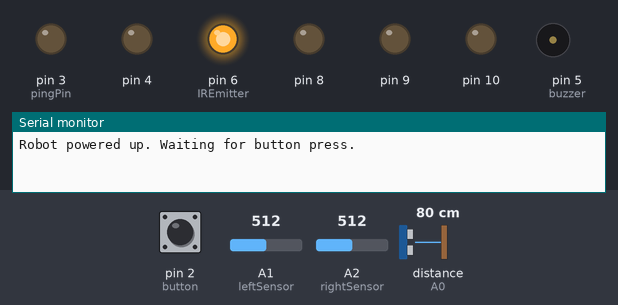
This sketch was run on a simulated Arduino Uno, built with avr-gcc and run on an emulated ATmega328P. On the bench: output pins drawn as LEDs (lit = HIGH), buzzer (waves = sounding), the last lines printed to the serial monitor. The test bench sets the inputs (shaded band); at power-on: pin 2 (button) HIGH, A1 (leftSensor) = 512, A2 (rightSensor) = 512, distance to the obstacle (sensor on A0) 80 cm. The echo pulse lasts 58.3 µs per cm; random numbers use the default seed unless the sketch sets one.

Above: at 1.2 s.
1.3 s: pin 2 (button) pulled LOW for 0.15 s
At 7.2 s:
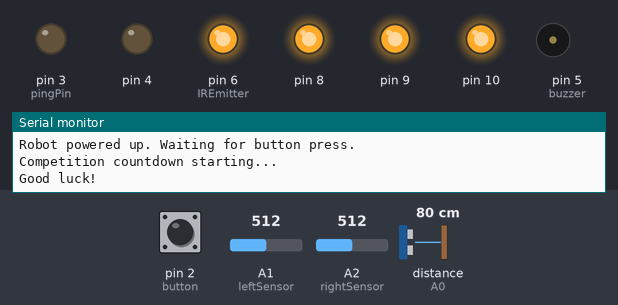
7.4 s: pin 2 (button) pulled LOW for 3.2 s
At 12.8 s:
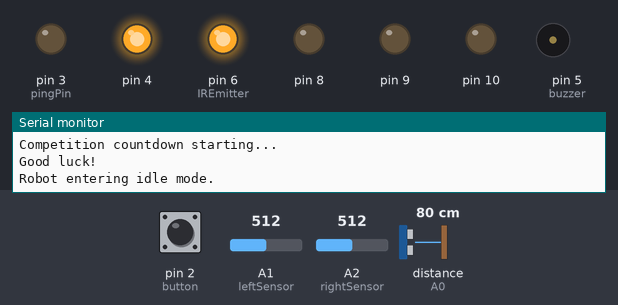
13.6 s: pin 2 (button) pulled LOW for 1 s
At 18.89 s:
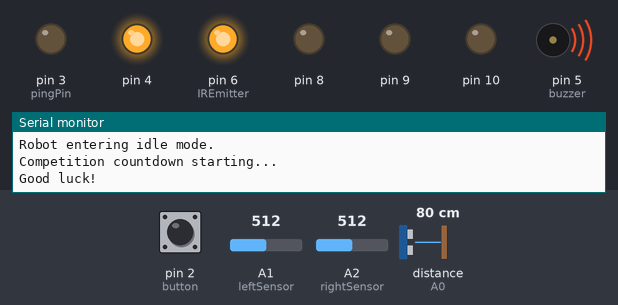
Timing chart, 0 to 21.2 s (numbered marks = the images above; inputs shaded):
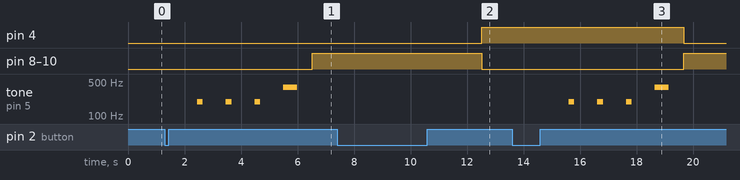

The sketch:

CompetitiveSumoRobot.ino
```cpp
/********************************************************************
  An Introduction to Robot Programming
  Author - Eric Ryan Harrison <me@ericharrison.info>
  http://github.com/SumoRobotLeague/MRK-1/

  Lesson 8, Bot: Competitive Sumo Robot

  This is the culmination of the Introduction to Robot Programming.
  This robot is a well-designed baseline that meets all Sumo Robot
  Competition guidelines and should provide a good platform for you
  to continue your journey of building autonomous competitive robots.

  Thank you for reading the book and joining this community of robot
  enthusiasts.
  ********************************************************************/

#include "Motor.h"
#include "Pitches.h"

/************************/
/** PIN CONFIGURATIONS **/
/************************/
// LED pin
#define led 7

// IR Sensor pins
#define leftSensor  A1
#define rightSensor A2
#define IREmitter   6

// Hardware pins
#define button 2
#define buzzer 5

// Ultrasonic sensor pins
#define echoPin A0
#define pingPin 3

// Motor pins
#define rightMotorSpeed     10
#define rightMotorDirection 8
#define leftMotorSpeed      9
#define leftMotorDirection  4

/*************************************************/
/** Global Variables and Configuration Settings **/
/*************************************************/
// Competition configuration settings
#define abortThreshold 900
#define searchTime     2000
#define attackDistance 12

// competition configuration variables
int turnDirection      = 1; // 1 = left, 2 = right
unsigned long turnTime = 0; // holds the return from millis()

// Create our motor object
Motor motor;

// State variables
int buttonState = 1; // 1 = up, 0 = pressed
int state       = 1; // 1 = idle, 2 = competing

void setup() {
	Serial.begin(9600);

	// pin setup
	pinMode(button, INPUT_PULLUP);
	pinMode(buzzer, OUTPUT);

	// IR sensors
	pinMode(leftSensor,  INPUT);
	pinMode(rightSensor, INPUT);
	pinMode(IREmitter,   OUTPUT);

	// Turn on our IR Emitter
	digitalWrite(IREmitter, HIGH);

	// ultrasonic sensors
	pinMode(pingPin, OUTPUT);
	pinMode(echoPin, INPUT);

	// Motor setup
	motor.setupRight(rightMotorSpeed, rightMotorDirection);
	motor.setupLeft(leftMotorSpeed, leftMotorDirection);

	Serial.println("Robot powered up. Waiting for button press.");
}

void loop() {
	if ( buttonState == 1 && digitalRead(button) == 0 ) {
		buttonState = 0;
	}
	if ( buttonState == 0 && digitalRead(button) == 1 ) {
		buttonState = 1;

		if ( state == 1 ) {
			// we were in idle mode, so let's begin our
			// competition countdown
			Serial.println("Competition countdown starting...");
			Serial.println("Good luck!");
			begin_countdown();
		} else {
			state = 1;
			motor.left(0);
			motor.right(0);
			Serial.println("Robot entering idle mode.");
		}
	}

	// if the countdown has ended, we're now in competition mode
	if ( state == 2 ) {
		compete();
	}
}

/***************************************************/
/** Competition State Functions                   **/
/** These functions control the operational state **/
/** of our robot while it's in state 2.           **/
/***************************************************/

// This function is the primary competition control
// function and controls the operational flow and state
// of the robot in competition mode (state 2).
void compete() {
	// read our sensor values to determine what we
	// need our robot to do.
	int distance = msToCm( ping() );
	int leftIR   = analogRead(leftSensor);
	int rightIR  = analogRead(rightSensor);

	if ( leftIR < abortThreshold || rightIR < abortThreshold ) {
		// if we have detected a ring border, abort!
		abort();
	} else if ( distance < attackDistance ) {
		// We have detected an enemy. Attack!
		attack();
	} else {
		// We don't see an enemy, search until we find one.
		search();
	}
}

// This function is a simple search algorithm that
// attempts to locate the opponent before moving
// into attack mode.
void search() {
	// our time has exceeded our configured searchTime, reset.
	if ( turnTime != 0 && ((millis() - turnTime) > searchTime) ) {
		turnTime = 0;
	}

	// get random direction and store the start time
	if ( turnTime == 0 ) {
		turnDirection = random(1, 3);
		turnTime  = millis();
	}

	// start our turn, 1 = left, 2 = right
	if ( turnDirection == 1 ) {
		motor.left(255);
		motor.right(-255);
	} else {
		motor.left(-255);
		motor.right(255);
	}
}

// The attack() function is used to control the robot
// when an opponent has been detected closer than the
// defined attackDistance. It will move ahead at full
// speed in an attempt to push the opponent outside of
// the ring.
void attack() {
	motor.left(255);
	motor.right(255);
}

// The abort() function is an interrupting function that
// is called whenever the infrared sensors detect the
// ring border. This function will immediately halt
// other control function operations and move in reverse
// at full speed.
void abort() {
	motor.left(-255);
	motor.right(-255);
	delay(2000);
}


// This function will begin our competition countdown sequence.
// When the button is depressed when in idle mode, this function
// will be called and begin a 5 second countdown with audible
// beeps at every second.
//
// PRACTICAL EXERCISE SOLUTION:
// This function also turns on the LED each time a note is
// played on the buzzer.
void begin_countdown() {
	for ( int i = 0; i < 3; i++ ) {
		delay(1000); // wait 1 full second

		// blink angrily at our opponent
		digitalWrite(led, HIGH);

		// play note G3 for 200ms with a 15ms rest
		playNote(NOTE_G3, 200, 15);
		digitalWrite(led, LOW);
	}

	// wait one more full second before playing our next note
	delay(1000);

	digitalWrite(led, HIGH);
	// Play a higher note for a 500ms
	playNote(NOTE_G4, 500, 15);
	digitalWrite(led, LOW);

	// Our countdown is nearly complete. Wait 1
	// more second and then set state to 2 so that
	// we can begin our competition!
	delay(1000);
	state = 2;
}

/**********************/
/** Helper Functions **/
/**********************/
// Note-playing buzzer helper function.
void playNote(int note, int duration, int rest) {
	tone(buzzer, note, duration);
	delay(rest);
}

// Helper function to manage our ultrasonic sensor.
long ping() {
	long duration;
	digitalWrite(pingPin, LOW);
	delayMicroseconds(2);
	digitalWrite(pingPin, HIGH);
	delayMicroseconds(10);
	digitalWrite(pingPin, LOW);
	duration = pulseIn(echoPin, HIGH);

	return duration;
}

// Helper function to return the distance to an object
// detected by the ultrasonic sensor in centimeters.
long msToCm(long microseconds) {
	return microseconds / 29 / 2;
}

// Simple blink function called in loop() whenever a state
// change is made by a user button press.
void blink(int blinks) {
	for ( int i = 0; i <= blinks; i++ ) {
		digitalWrite(led, HIGH);
		delay(500);
		digitalWrite(led, LOW);
		delay(500);
	}
}
```

Motor.cpp
```cpp
/********************************************************************
  Motor.cpp - A Library for Controlling the Motors of the MRK-1
  An Introduction to Robot Programming
  Author - Eric Ryan Harrison <me@ericharrison.info>
  http://github.com/SumoRobotLeague/MRK-1/

  Improved motor control library with an attack() method that will
  instantly charge forward at full speed on both motors.
********************************************************************/

#include "Arduino.h"
#include "Motor.h"

// Define our minimum and maximum speeds for error checking.
#define maxSpeed 255
#define minSpeed -255

// This is our class constructor. When this method is called
// the class will create an object of this instance. We don't
// need our motor constructor to do anything, so we will leave
// it empty.
Motor::Motor() {
	// Intentionally do nothing
}

void Motor::setupRight(int rightSpeed_pin, int rightDirection_pin) {
	// Store the pin in a private variable for later use
	_rightMotorSpeedPin     = rightSpeed_pin;
	_rightMotorDirectionPin = rightDirection_pin;

	// Set up pins for output
	pinMode(_rightMotorSpeedPin,     OUTPUT);
	pinMode(_rightMotorDirectionPin, OUTPUT);
}


void Motor::setupLeft(int leftSpeed_pin, int leftDirection_pin) {
	// Store the pin in a private variable for later use
	_leftMotorSpeedPin     = leftSpeed_pin;
	_leftMotorDirectionPin = leftDirection_pin;

	// Set up pins for output
	pinMode(_leftMotorSpeedPin,     OUTPUT);
	pinMode(_leftMotorDirectionPin, OUTPUT);
}

void Motor::right(int speed) {
	// Simple check to make sure our speed does not exceed
	// the defined speed limits.
	if ( speed > maxSpeed ) {
		speed = maxSpeed;
	} else if ( speed < minSpeed ) {
		speed = minSpeed;
	}

	if ( speed < 0 ) {
		digitalWrite(_rightMotorDirectionPin, HIGH);
		analogWrite(_rightMotorSpeedPin, abs(speed));
	} else {
		digitalWrite(_rightMotorDirectionPin, LOW);
		analogWrite(_rightMotorSpeedPin, speed);
	}
}

void Motor::left(int speed) {
	if ( speed > maxSpeed ) {
		speed = maxSpeed;
	} else if ( speed < minSpeed ) {
		speed = minSpeed;
	}

	if ( speed < 0 ) {
		digitalWrite(_leftMotorDirectionPin, LOW);
		analogWrite(_leftMotorSpeedPin, abs(speed));
	} else {
		digitalWrite(_leftMotorDirectionPin, HIGH);
		analogWrite(_leftMotorSpeedPin, speed);
	}
}

// Our attack() method is a very simple function that will
// tell both motors to charge forward at full speed.
void Motor::attack() {
	right(maxSpeed);
	left(maxSpeed);
}

// Our abort() method is a very simple function that will
// tell both motors to reverse at full speed.
void Motor::abort() {
	right(minSpeed);
	left(minSpeed);
}
```

Motor.h
```cpp
/********************************************************************
  Motor.h - A Library for Controlling the Motors of the MRK-1
  An Introduction to Robot Programming
  Author - Eric Ryan Harrison <me@ericharrison.info>
  http://github.com/SumoRobotLeague/MRK-1/
********************************************************************/

#ifndef Motor_h
#define Motor_h

#include "Arduino.h"

class Motor {
	public:
		Motor();
		void setupRight(int rightSpeed_pin, int rightDirection_pin);
		void setupLeft(int leftSpeed_pin, int leftDirection_pin);
		void right(int speed);
		void left(int speed);
		void attack();
		void abort();
	private:
		int _rightMotorSpeedPin;
		int _rightMotorDirectionPin;
		int _leftMotorSpeedPin;
		int _leftMotorDirectionPin;
};

#endif
```

Pitches.h
```cpp
/********************************************************************
  An Introduction to Robot Programming
  Author - Eric Ryan Harrison <me@ericharrison.info>
  http://github.com/SumoRobotLeague/MRK-1/

  Chapter 8: Competitve Sumo Robot Pitches Library
  Taken from:

  https://www.arduino.cc/en/Tutorial/ToneMelody?action=sourceblock&num=2
********************************************************************/

/*************************************************
 * Public Constants
 *************************************************/

#define NOTE_B0  31
#define NOTE_C1  33
#define NOTE_CS1 35
#define NOTE_D1  37
#define NOTE_DS1 39
#define NOTE_E1  41
#define NOTE_F1  44
#define NOTE_FS1 46
#define NOTE_G1  49
#define NOTE_GS1 52
#define NOTE_A1  55
#define NOTE_AS1 58
#define NOTE_B1  62
#define NOTE_C2  65
#define NOTE_CS2 69
#define NOTE_D2  73
#define NOTE_DS2 78
#define NOTE_E2  82
#define NOTE_F2  87
#define NOTE_FS2 93
#define NOTE_G2  98
#define NOTE_GS2 104
#define NOTE_A2  110
#define NOTE_AS2 117
#define NOTE_B2  123
#define NOTE_C3  131
#define NOTE_CS3 139
#define NOTE_D3  147
#define NOTE_DS3 156
#define NOTE_E3  165
#define NOTE_F3  175
#define NOTE_FS3 185
#define NOTE_G3  196
#define NOTE_GS3 208
#define NOTE_A3  220
#define NOTE_AS3 233
#define NOTE_B3  247
#define NOTE_C4  262
#define NOTE_CS4 277
#define NOTE_D4  294
#define NOTE_DS4 311
#define NOTE_E4  330
#define NOTE_F4  349
#define NOTE_FS4 370
#define NOTE_G4  392
#define NOTE_GS4 415
#define NOTE_A4  440
#define NOTE_AS4 466
#define NOTE_B4  494
#define NOTE_C5  523
#define NOTE_CS5 554
#define NOTE_D5  587
#define NOTE_DS5 622
#define NOTE_E5  659
#define NOTE_F5  698
#define NOTE_FS5 740
#define NOTE_G5  784
#define NOTE_GS5 831
#define NOTE_A5  880
#define NOTE_AS5 932
#define NOTE_B5  988
#define NOTE_C6  1047
#define NOTE_CS6 1109
#define NOTE_D6  1175
#define NOTE_DS6 1245
#define NOTE_E6  1319
#define NOTE_F6  1397
#define NOTE_FS6 1480
#define NOTE_G6  1568
#define NOTE_GS6 1661
#define NOTE_A6  1760
#define NOTE_AS6 1865
#define NOTE_B6  1976
#define NOTE_C7  2093
#define NOTE_CS7 2217
#define NOTE_D7  2349
#define NOTE_DS7 2489
#define NOTE_E7  2637
#define NOTE_F7  2794
#define NOTE_FS7 2960
#define NOTE_G7  3136
#define NOTE_GS7 3322
#define NOTE_A7  3520
#define NOTE_AS7 3729
#define NOTE_B7  3951
#define NOTE_C8  4186
#define NOTE_CS8 4435
#define NOTE_D8  4699
#define NOTE_DS8 4978
```

Measured:
- after the input at 1.3 s, pin 8–10: LOW → HIGH after 5.2 s; tone on pin 5 (buzzer): plays 196 Hz for 0.20 s, 196 Hz for 0.20 s, 196 Hz for 0.20 s, 392 Hz for 0.50 s, starting after 1.2 s
- after the input at 7.4 s, pin 4: LOW → HIGH after 5.1 s; pin 8–10: HIGH → LOW after 5.1 s
- after the input at 13.6 s, pin 4: HIGH → LOW after 6.1 s; pin 8–10: LOW → HIGH after 6.1 s; tone on pin 5 (buzzer): plays 196 Hz for 0.20 s, 196 Hz for 0.20 s, 196 Hz for 0.20 s, 392 Hz for 0.50 s, starting after 2.0 s
